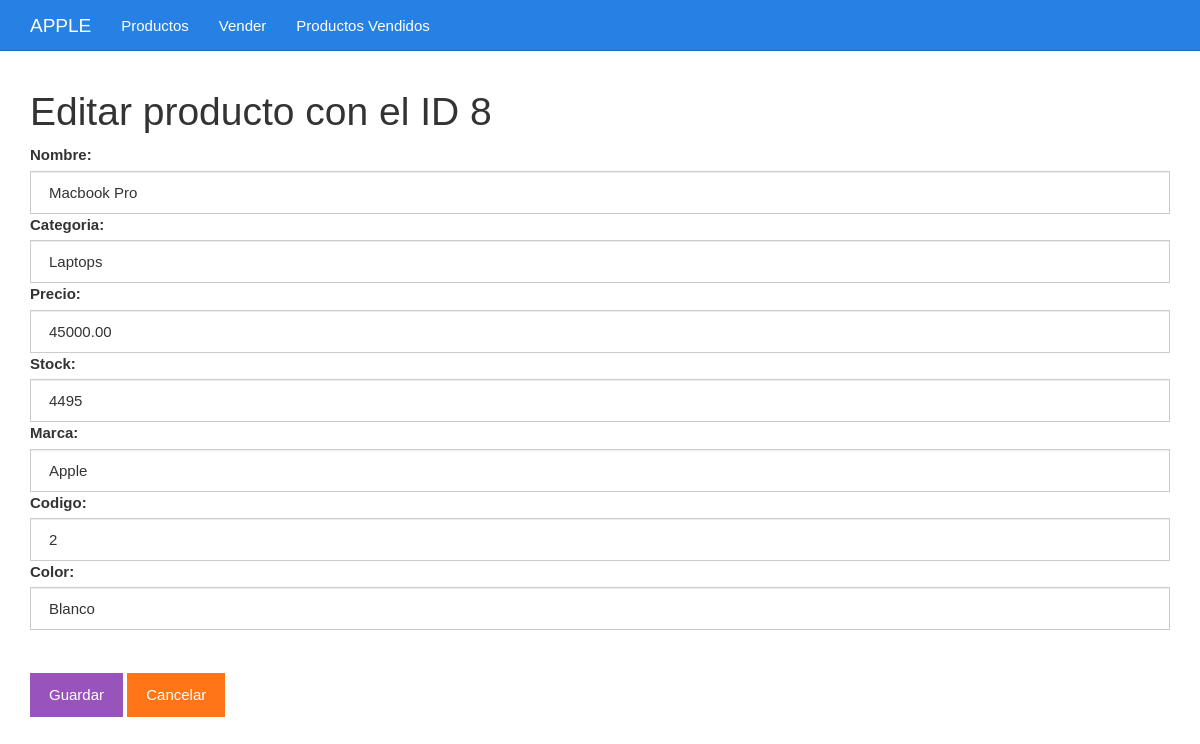
The app's page /editar.php?id=8 with its own data.
### tables this page shows
CREATE TABLE `tbl_productos` (
  `id` bigint(20) UNSIGNED NOT NULL,
  `idProducto` int(10) NOT NULL,
  `nombre` varchar(30) NOT NULL,
  `categoria` varchar(255) NOT NULL,
  `precio` decimal(50,2) NOT NULL,
  `stock` int(10) NOT NULL,
  `marca` varchar(30) NOT NULL,
  `codigo` int(10) NOT NULL,
  `color` varchar(50) NOT NULL
);

### editar.php (the view, shortened to what this page needs)
<?php
$id = $_GET["id"];
include_once "base_de_datos.php";
$sentencia = $base_de_datos->prepare("SELECT * FROM tbl_productos WHERE id = ?;");
$sentencia->execute([$id]);
$producto = $sentencia->fetch(PDO::FETCH_OBJ);
?>
<?php include_once "encabezado.php" ?>
	<div class="col-xs-12">
		<h1>Editar producto con el ID <?php echo $producto->id; ?></h1>
		<form method="post" action="guardarDatosEditados.php">
			<label for="nombre">Nombre:</label>
			<input value="<?php echo $producto->nombre ?>" class="form-control" name="nombre" required type="text" id="nombre" placeholder="Escribe el nombre">
			<label for="descripcion">Categoria:</label>
			<input value="<?php echo $producto->categoria ?>" class="form-control" name="categoria" required type="text" id="categoria" placeholder="Escribe la categoria">
			<label for="precio">Precio:</label>
			<input value="<?php echo $producto->precio ?>" class="form-control" name="precio" required type="number" id="precio" placeholder="Precio">
			<label for="stock">Stock:</label>
			<input value="<?php echo $producto->stock ?>" class="form-control" name="stock" required type="number" id="stock" placeholder="Cantidad o stock">
			<label for="marca">Marca:</label>
			<input value="<?php echo $producto->marca ?>" class="form-control" name="marca" required type="text" id="marca" placeholder="Escribe la marca">
			<label for="codigo">Codigo:</label>
			<input value="<?php echo $producto->codigo ?>" class="form-control" name="codigo" required type="number" id="codigo" placeholder="codigo">
			<label for="tamano">Color:</label>
			<input value="<?php echo $producto->color ?>" class="form-control" name="color" required type="text" id="color" placeholder="Escribe el color">
			<br><br><input class="btn btn-info" type="submit" value="Guardar">
			<a class="btn btn-warning" href="./listar.php">Cancelar</a>
		</form>
	</div>
<?php include_once "pie.php" ?>

### css/estilo.css (style rules this page uses)
body { padding-top: 70px; }

### records on screen
tbl_productos: id "8", nombre "Macbook Pro", categoria "Laptops", precio "45000.00", stock "4495", marca "Apple", codigo "2", color "Blanco"
